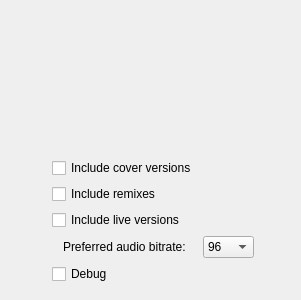
<?xml version="1.0" encoding="UTF-8"?>
<ui version="4.0">
 <class>Form</class>
 <widget class="QWidget" name="Form">
  <property name="geometry">
   <rect>
    <x>0</x>
    <y>0</y>
    <width>301</width>
    <height>300</height>
   </rect>
  </property>
  <property name="minimumSize">
   <size>
    <width>300</width>
    <height>300</height>
   </size>
  </property>
  <property name="windowTitle">
   <string>Form</string>
  </property>
  <layout class="QVBoxLayout" name="verticalLayout_3">
   <item>
    <widget class="QLabel" name="header_image">
     <property name="sizePolicy">
      <sizepolicy hsizetype="Preferred" vsizetype="Preferred">
       <horstretch>0</horstretch>
       <verstretch>0</verstretch>
      </sizepolicy>
     </property>
     <property name="pixmap">
      <pixmap>youtube.png</pixmap>
     </property>
     <property name="scaledContents">
      <bool>false</bool>
     </property>
     <property name="alignment">
      <set>Qt::AlignCenter</set>
     </property>
    </widget>
   </item>
   <item>
    <layout class="QFormLayout" name="formLayout">
     <property name="sizeConstraint">
      <enum>QLayout::SetMinimumSize</enum>
     </property>
     <property name="fieldGrowthPolicy">
      <enum>QFormLayout::FieldsStayAtSizeHint</enum>
     </property>
     <property name="labelAlignment">
      <set>Qt::AlignCenter</set>
     </property>
     <property name="formAlignment">
      <set>Qt::AlignCenter</set>
     </property>
     <item row="0" column="0">
      <widget class="QCheckBox" name="covers">
       <property name="toolTip">
        <string>Check this if you want to include cover versions.</string>
       </property>
       <property name="text">
        <string>Include cover versions</string>
       </property>
      </widget>
     </item>
     <item row="1" column="0">
      <widget class="QCheckBox" name="remixes">
       <property name="toolTip">
        <string>Check this if you want to include remixes.</string>
       </property>
       <property name="text">
        <string>Include remixes</string>
       </property>
       <property name="checked">
        <bool>false</bool>
       </property>
      </widget>
     </item>
     <item row="2" column="0">
      <widget class="QCheckBox" name="live">
       <property name="toolTip">
        <string>Check this if you want to include live versions.</string>
       </property>
       <property name="text">
        <string>Include live versions</string>
       </property>
      </widget>
     </item>
     <item row="3" column="0">
      <widget class="QLabel" name="label">
       <property name="text">
        <string>Preferred audio bitrate:</string>
       </property>
      </widget>
     </item>
     <item row="3" column="1">
      <widget class="QComboBox" name="qualityDropdown">
       <property name="toolTip">
        <string>Choose your preferred(and also max) audio bitrate setting</string>
       </property>
       <property name="currentIndex">
        <number>1</number>
       </property>
       <item>
        <property name="text">
         <string>64</string>
        </property>
       </item>
       <item>
        <property name="text">
         <string>96</string>
        </property>
       </item>
       <item>
        <property name="text">
         <string>128</string>
        </property>
       </item>
       <item>
        <property name="text">
         <string>160</string>
        </property>
       </item>
       <item>
        <property name="text">
         <string>192</string>
        </property>
       </item>
       <item>
        <property name="text">
         <string>256</string>
        </property>
       </item>
      </widget>
     </item>
     <item row="4" column="0">
      <widget class="QCheckBox" name="debug">
       <property name="toolTip">
        <string>Check this to add verbose debug output.</string>
       </property>
       <property name="text">
        <string>Debug</string>
       </property>
      </widget>
     </item>
    </layout>
   </item>
  </layout>
 </widget>
 <resources/>
 <connections/>
</ui>
